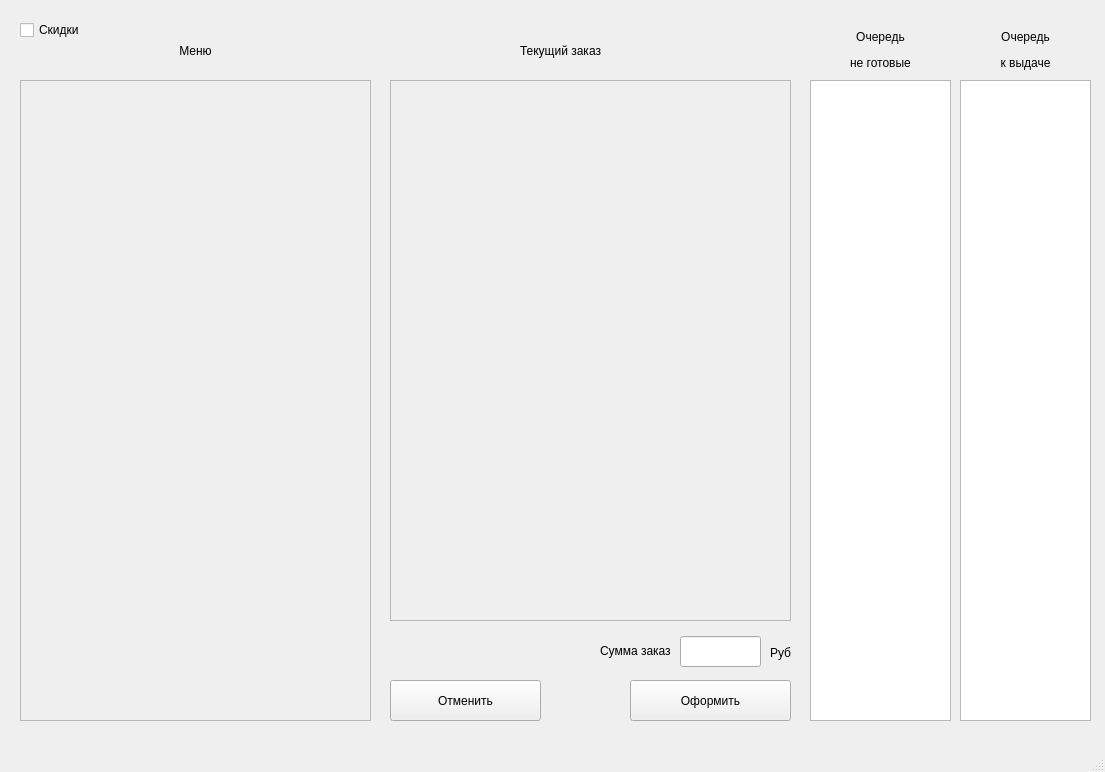
<?xml version="1.0" encoding="UTF-8"?>
<ui version="4.0">
 <class>MainWindow</class>
 <widget class="QMainWindow" name="MainWindow">
  <property name="geometry">
   <rect>
    <x>0</x>
    <y>0</y>
    <width>1105</width>
    <height>772</height>
   </rect>
  </property>
  <property name="windowTitle">
   <string>MainWindow</string>
  </property>
  <widget class="QWidget" name="centralwidget">
   <widget class="QLabel" name="label_3">
    <property name="geometry">
     <rect>
      <x>810</x>
      <y>30</y>
      <width>141</width>
      <height>41</height>
     </rect>
    </property>
    <property name="text">
     <string>&lt;html&gt;&lt;head/&gt;&lt;body&gt;&lt;p&gt;Очередь&lt;/p&gt;&lt;p&gt;не готовые&lt;/p&gt;&lt;/body&gt;&lt;/html&gt;</string>
    </property>
    <property name="scaledContents">
     <bool>false</bool>
    </property>
    <property name="alignment">
     <set>Qt::AlignCenter</set>
    </property>
   </widget>
   <widget class="QPushButton" name="pushButton_9">
    <property name="geometry">
     <rect>
      <x>630</x>
      <y>680</y>
      <width>161</width>
      <height>41</height>
     </rect>
    </property>
    <property name="sizePolicy">
     <sizepolicy hsizetype="Preferred" vsizetype="Preferred">
      <horstretch>0</horstretch>
      <verstretch>0</verstretch>
     </sizepolicy>
    </property>
    <property name="minimumSize">
     <size>
      <width>0</width>
      <height>0</height>
     </size>
    </property>
    <property name="text">
     <string>Оформить</string>
    </property>
   </widget>
   <widget class="QScrollArea" name="scrollArea">
    <property name="geometry">
     <rect>
      <x>20</x>
      <y>80</y>
      <width>351</width>
      <height>641</height>
     </rect>
    </property>
    <property name="verticalScrollBarPolicy">
     <enum>Qt::ScrollBarAsNeeded</enum>
    </property>
    <property name="horizontalScrollBarPolicy">
     <enum>Qt::ScrollBarAsNeeded</enum>
    </property>
    <property name="sizeAdjustPolicy">
     <enum>QAbstractScrollArea::AdjustIgnored</enum>
    </property>
    <property name="widgetResizable">
     <bool>true</bool>
    </property>
    <widget class="QWidget" name="scrollAreaWidgetContents">
     <property name="geometry">
      <rect>
       <x>0</x>
       <y>0</y>
       <width>349</width>
       <height>639</height>
      </rect>
     </property>
     <layout class="QVBoxLayout" name="verticalLayout"/>
    </widget>
   </widget>
   <widget class="QLabel" name="label_left_panel">
    <property name="geometry">
     <rect>
      <x>130</x>
      <y>40</y>
      <width>131</width>
      <height>21</height>
     </rect>
    </property>
    <property name="text">
     <string>Меню</string>
    </property>
    <property name="alignment">
     <set>Qt::AlignCenter</set>
    </property>
   </widget>
   <widget class="QLabel" name="label_current_order_number">
    <property name="geometry">
     <rect>
      <x>520</x>
      <y>40</y>
      <width>121</width>
      <height>21</height>
     </rect>
    </property>
    <property name="text">
     <string>Текущий заказ</string>
    </property>
   </widget>
   <widget class="QPushButton" name="pushButton_10">
    <property name="geometry">
     <rect>
      <x>390</x>
      <y>680</y>
      <width>151</width>
      <height>41</height>
     </rect>
    </property>
    <property name="sizePolicy">
     <sizepolicy hsizetype="Preferred" vsizetype="Preferred">
      <horstretch>0</horstretch>
      <verstretch>0</verstretch>
     </sizepolicy>
    </property>
    <property name="minimumSize">
     <size>
      <width>0</width>
      <height>0</height>
     </size>
    </property>
    <property name="text">
     <string>Отменить</string>
    </property>
   </widget>
   <widget class="QScrollArea" name="scrollArea_2">
    <property name="geometry">
     <rect>
      <x>390</x>
      <y>80</y>
      <width>401</width>
      <height>541</height>
     </rect>
    </property>
    <property name="verticalScrollBarPolicy">
     <enum>Qt::ScrollBarAsNeeded</enum>
    </property>
    <property name="horizontalScrollBarPolicy">
     <enum>Qt::ScrollBarAsNeeded</enum>
    </property>
    <property name="sizeAdjustPolicy">
     <enum>QAbstractScrollArea::AdjustIgnored</enum>
    </property>
    <property name="widgetResizable">
     <bool>true</bool>
    </property>
    <widget class="QWidget" name="scrollAreaWidgetContents_2">
     <property name="geometry">
      <rect>
       <x>0</x>
       <y>0</y>
       <width>399</width>
       <height>539</height>
      </rect>
     </property>
     <layout class="QVBoxLayout" name="verticalLayout_2"/>
    </widget>
   </widget>
   <widget class="QCheckBox" name="checkBox">
    <property name="geometry">
     <rect>
      <x>20</x>
      <y>10</y>
      <width>70</width>
      <height>40</height>
     </rect>
    </property>
    <property name="text">
     <string>Скидки</string>
    </property>
    <property name="checked">
     <bool>false</bool>
    </property>
   </widget>
   <widget class="QListWidget" name="listWidget">
    <property name="geometry">
     <rect>
      <x>810</x>
      <y>80</y>
      <width>141</width>
      <height>641</height>
     </rect>
    </property>
   </widget>
   <widget class="QLabel" name="label_4">
    <property name="geometry">
     <rect>
      <x>960</x>
      <y>30</y>
      <width>131</width>
      <height>41</height>
     </rect>
    </property>
    <property name="text">
     <string>&lt;html&gt;&lt;head/&gt;&lt;body&gt;&lt;p&gt;Очередь&lt;/p&gt;&lt;p&gt;к выдаче&lt;/p&gt;&lt;/body&gt;&lt;/html&gt;</string>
    </property>
    <property name="scaledContents">
     <bool>false</bool>
    </property>
    <property name="alignment">
     <set>Qt::AlignCenter</set>
    </property>
   </widget>
   <widget class="QListWidget" name="listWidget_2">
    <property name="geometry">
     <rect>
      <x>960</x>
      <y>80</y>
      <width>131</width>
      <height>641</height>
     </rect>
    </property>
   </widget>
   <widget class="QLabel" name="label_current_order_number_2">
    <property name="geometry">
     <rect>
      <x>600</x>
      <y>640</y>
      <width>71</width>
      <height>21</height>
     </rect>
    </property>
    <property name="text">
     <string>Сумма заказа</string>
    </property>
   </widget>
   <widget class="QLineEdit" name="lineEdit">
    <property name="geometry">
     <rect>
      <x>680</x>
      <y>636</y>
      <width>81</width>
      <height>31</height>
     </rect>
    </property>
    <property name="alignment">
     <set>Qt::AlignRight|Qt::AlignTrailing|Qt::AlignVCenter</set>
    </property>
    <property name="readOnly">
     <bool>true</bool>
    </property>
   </widget>
   <widget class="QLabel" name="label_current_order_number_3">
    <property name="geometry">
     <rect>
      <x>770</x>
      <y>642</y>
      <width>21</width>
      <height>21</height>
     </rect>
    </property>
    <property name="text">
     <string>Руб.</string>
    </property>
   </widget>
   <widget class="QLabel" name="label_secret_save">
    <property name="geometry">
     <rect>
      <x>400</x>
      <y>640</y>
      <width>0</width>
      <height>0</height>
     </rect>
    </property>
    <property name="text">
     <string/>
    </property>
   </widget>
  </widget>
  <widget class="QMenuBar" name="menubar">
   <property name="geometry">
    <rect>
     <x>0</x>
     <y>0</y>
     <width>1105</width>
     <height>21</height>
    </rect>
   </property>
  </widget>
  <widget class="QStatusBar" name="statusbar"/>
 </widget>
 <resources/>
 <connections/>
</ui>
